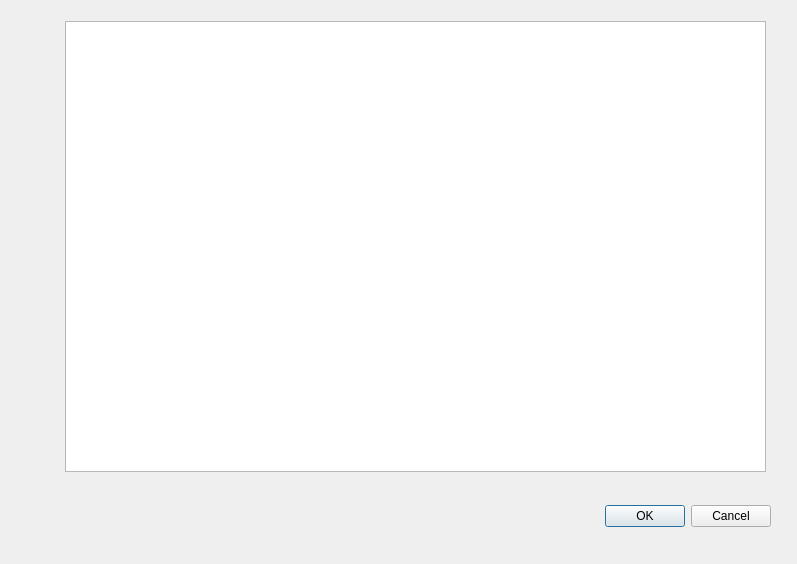
<?xml version="1.0" encoding="UTF-8"?>
<ui version="4.0">
 <class>DTablaInfo</class>
 <widget class="QDialog" name="DTablaInfo">
  <property name="geometry">
   <rect>
    <x>0</x>
    <y>0</y>
    <width>797</width>
    <height>564</height>
   </rect>
  </property>
  <property name="windowTitle">
   <string>Dialog</string>
  </property>
  <widget class="QDialogButtonBox" name="buttonBox">
   <property name="geometry">
    <rect>
     <x>430</x>
     <y>500</y>
     <width>341</width>
     <height>32</height>
    </rect>
   </property>
   <property name="orientation">
    <enum>Qt::Horizontal</enum>
   </property>
   <property name="standardButtons">
    <set>QDialogButtonBox::Cancel|QDialogButtonBox::Ok</set>
   </property>
  </widget>
  <widget class="QTableView" name="tableInfo">
   <property name="geometry">
    <rect>
     <x>65</x>
     <y>21</y>
     <width>701</width>
     <height>451</height>
    </rect>
   </property>
  </widget>
 </widget>
 <resources/>
 <connections>
  <connection>
   <sender>buttonBox</sender>
   <signal>accepted()</signal>
   <receiver>DTablaInfo</receiver>
   <slot>accept()</slot>
   <hints>
    <hint type="sourcelabel">
     <x>248</x>
     <y>254</y>
    </hint>
    <hint type="destinationlabel">
     <x>157</x>
     <y>274</y>
    </hint>
   </hints>
  </connection>
  <connection>
   <sender>buttonBox</sender>
   <signal>rejected()</signal>
   <receiver>DTablaInfo</receiver>
   <slot>reject()</slot>
   <hints>
    <hint type="sourcelabel">
     <x>316</x>
     <y>260</y>
    </hint>
    <hint type="destinationlabel">
     <x>286</x>
     <y>274</y>
    </hint>
   </hints>
  </connection>
 </connections>
</ui>
